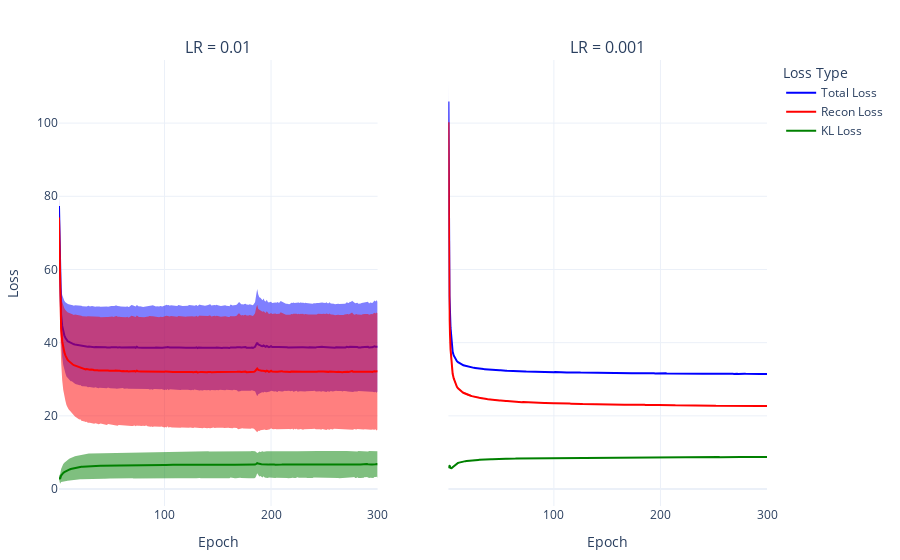

Write notebook code for a chart like this one.
### Code cell
import pandas as pd
import plotly.graph_objects as go
from plotly.subplots import make_subplots

# Assume losses_df and losses_df2 have columns: ['Epoch', 'Seed', 'Total Loss', 'Recon Loss', 'KL Loss']

# Compute mean and std per Epoch across seeds
agg1 = losses_01.groupby('Epoch').agg(['mean', 'std']).reset_index()
agg2 = losses_001.groupby('Epoch').agg(['mean', 'std']).reset_index()

# Create subplots
fig = make_subplots(rows=1, cols=2, shared_yaxes=True,
                    subplot_titles=("LR = 0.01", "LR = 0.001"))

# Colors for consistency
colors = {'Total Loss': 'blue', 'Recon Loss': 'red', 'KL Loss': 'green'}

# Plot mean + std as shaded area for losses_df (left)
for loss in ['Total Loss', 'Recon Loss', 'KL Loss']:
    mean = agg1[(loss, 'mean')]
    std = agg1[(loss, 'std')]
    epochs = agg1['Epoch']

    # Shaded std area
    fig.add_trace(go.Scatter(
        x=epochs.tolist() + epochs[::-1].tolist(),
        y=(mean + std).tolist() + (mean - std)[::-1].tolist(),
        fill='toself',
        fillcolor=colors[loss],
        line=dict(color='rgba(255,255,255,0)'),
        showlegend=False,
        opacity=0.5
    ), row=1, col=1)

    # Mean line
    fig.add_trace(go.Scatter(
        x=epochs,
        y=mean,
        mode='lines',
        name=loss,
        line=dict(color=colors[loss])
    ), row=1, col=1)

# Plot mean + std as shaded area for losses_df2 (right)
for loss in ['Total Loss', 'Recon Loss', 'KL Loss']:

    mean = agg2[(loss, 'mean')]
    std = agg2[(loss, 'std')]
    epochs = agg2['Epoch']

    fig.add_trace(go.Scatter(
        x=epochs.tolist() + epochs[::-1].tolist(),
        y=(mean + std).tolist() + (mean - std)[::-1].tolist(),
        fill='toself',
        fillcolor=colors[loss],
        line=dict(color='rgba(255,255,255,0)'),
        showlegend=False,
        opacity=0.5
    ), row=1, col=2)

    fig.add_trace(go.Scatter(
        x=epochs,
        y=mean,
        mode='lines',
        line=dict(color=colors[loss]),
        showlegend=False
    ), row=1, col=2)

# Layout and formatting
fig.update_layout(
    template='plotly_white',
    legend_title='Loss Type',
    margin=dict(l=40, r=40, t=60, b=40),
    legend=dict(title_font=dict(size=14), font=dict(size=12))
)

fig.update_xaxes(title_text='Epoch', title_font=dict(size=14), row=1, col=1)
fig.update_xaxes(title_text='Epoch', title_font=dict(size=14), row=1, col=2)
fig.update_yaxes(title_text='Loss', title_font=dict(size=14), row=1, col=1)

fig.update_traces(marker=dict(size=5),
                  line=dict(width=2),
                  hovertemplate='Epoch: %{x}<br>Loss: %{y:.2f}<extra></extra>')

fig.show()

### Figure 1 — Plotly figure (JSON) as saved in the notebook; plotly's stock layout.template omitted (floating-point values rounded to 4 significant figures; data arrays with more than 128 entries replaced by an {"elided": "..."} marker saying what was removed)
{"data": [{"fill": "toself", "fillcolor": "blue", "hovertemplate": "Epoch: %{x}<br>Loss: %{y:.2f}<extra></extra>", "line": {"color": "rgba(255,255,255,0)", "width": 2}, "marker": {"size": 5}, "opacity": 0.5, "showlegend": false, "type": "scatter", "x": {"elided": "600 int values"}, "xaxis": "x", "y": {"elided": "600 float values"}, "yaxis": "y"}, {"hovertemplate": "Epoch: %{x}<br>Loss: %{y:.2f}<extra></extra>", "line": {"color": "blue", "width": 2}, "marker": {"size": 5}, "mode": "lines", "name": "Total Loss", "type": "scatter", "x": {"elided": "300 int values"}, "xaxis": "x", "y": {"elided": "300 float values"}, "yaxis": "y"}, {"fill": "toself", "fillcolor": "red", "hovertemplate": "Epoch: %{x}<br>Loss: %{y:.2f}<extra></extra>", "line": {"color": "rgba(255,255,255,0)", "width": 2}, "marker": {"size": 5}, "opacity": 0.5, "showlegend": false, "type": "scatter", "x": {"elided": "600 int values"}, "xaxis": "x", "y": {"elided": "600 float values"}, "yaxis": "y"}, {"hovertemplate": "Epoch: %{x}<br>Loss: %{y:.2f}<extra></extra>", "line": {"color": "red", "width": 2}, "marker": {"size": 5}, "mode": "lines", "name": "Recon Loss", "type": "scatter", "x": {"elided": "300 int values"}, "xaxis": "x", "y": {"elided": "300 float values"}, "yaxis": "y"}, {"fill": "toself", "fillcolor": "green", "hovertemplate": "Epoch: %{x}<br>Loss: %{y:.2f}<extra></extra>", "line": {"color": "rgba(255,255,255,0)", "width": 2}, "marker": {"size": 5}, "opacity": 0.5, "showlegend": false, "type": "scatter", "x": {"elided": "600 int values"}, "xaxis": "x", "y": {"elided": "600 float values"}, "yaxis": "y"}, {"hovertemplate": "Epoch: %{x}<br>Loss: %{y:.2f}<extra></extra>", "line": {"color": "green", "width": 2}, "marker": {"size": 5}, "mode": "lines", "name": "KL Loss", "type": "scatter", "x": {"elided": "300 int values"}, "xaxis": "x", "y": {"elided": "300 float values"}, "yaxis": "y"}, {"fill": "toself", "fillcolor": "blue", "hovertemplate": "Epoch: %{x}<br>Loss: %{y:.2f}<extra></extra>", "line": {"color": "rgba(255,255,255,0)", "width": 2}, "marker": {"size": 5}, "opacity": 0.5, "showlegend": false, "type": "scatter", "x": {"elided": "600 int values"}, "xaxis": "x2", "y": {"elided": "600 float values"}, "yaxis": "y2"}, {"hovertemplate": "Epoch: %{x}<br>Loss: %{y:.2f}<extra></extra>", "line": {"color": "blue", "width": 2}, "marker": {"size": 5}, "mode": "lines", "showlegend": false, "type": "scatter", "x": {"elided": "300 int values"}, "xaxis": "x2", "y": {"elided": "300 float values"}, "yaxis": "y2"}, {"fill": "toself", "fillcolor": "red", "hovertemplate": "Epoch: %{x}<br>Loss: %{y:.2f}<extra></extra>", "line": {"color": "rgba(255,255,255,0)", "width": 2}, "marker": {"size": 5}, "opacity": 0.5, "showlegend": false, "type": "scatter", "x": {"elided": "600 int values"}, "xaxis": "x2", "y": {"elided": "600 float values"}, "yaxis": "y2"}, {"hovertemplate": "Epoch: %{x}<br>Loss: %{y:.2f}<extra></extra>", "line": {"color": "red", "width": 2}, "marker": {"size": 5}, "mode": "lines", "showlegend": false, "type": "scatter", "x": {"elided": "300 int values"}, "xaxis": "x2", "y": {"elided": "300 float values"}, "yaxis": "y2"}, {"fill": "toself", "fillcolor": "green", "hovertemplate": "Epoch: %{x}<br>Loss: %{y:.2f}<extra></extra>", "line": {"color": "rgba(255,255,255,0)", "width": 2}, "marker": {"size": 5}, "opacity": 0.5, "showlegend": false, "type": "scatter", "x": {"elided": "600 int values"}, "xaxis": "x2", "y": {"elided": "600 float values"}, "yaxis": "y2"}, {"hovertemplate": "Epoch: %{x}<br>Loss: %{y:.2f}<extra></extra>", "line": {"color": "green", "width": 2}, "marker": {"size": 5}, "mode": "lines", "showlegend": false, "type": "scatter", "x": {"elided": "300 int values"}, "xaxis": "x2", "y": {"elided": "300 float values"}, "yaxis": "y2"}], "layout": {"annotations": [{"font": {"size": 16}, "showarrow": false, "text": "LR = 0.01", "x": 0.225, "xanchor": "center", "xref": "paper", "y": 1, "yanchor": "bottom", "yref": "paper"}, {"font": {"size": 16}, "showarrow": false, "text": "LR = 0.001", "x": 0.775, "xanchor": "center", "xref": "paper", "y": 1, "yanchor": "bottom", "yref": "paper"}], "legend": {"font": {"size": 12}, "title": {"font": {"size": 14}, "text": "Loss Type"}}, "margin": {"b": 40, "l": 40, "r": 40, "t": 60}, "xaxis": {"anchor": "y", "domain": [0, 0.45], "title": {"font": {"size": 14}, "text": "Epoch"}}, "xaxis2": {"anchor": "y2", "domain": [0.55, 1], "title": {"font": {"size": 14}, "text": "Epoch"}}, "yaxis": {"anchor": "x", "domain": [0, 1], "title": {"font": {"size": 14}, "text": "Loss"}}, "yaxis2": {"anchor": "x2", "domain": [0, 1], "matches": "y", "showticklabels": false}}}
